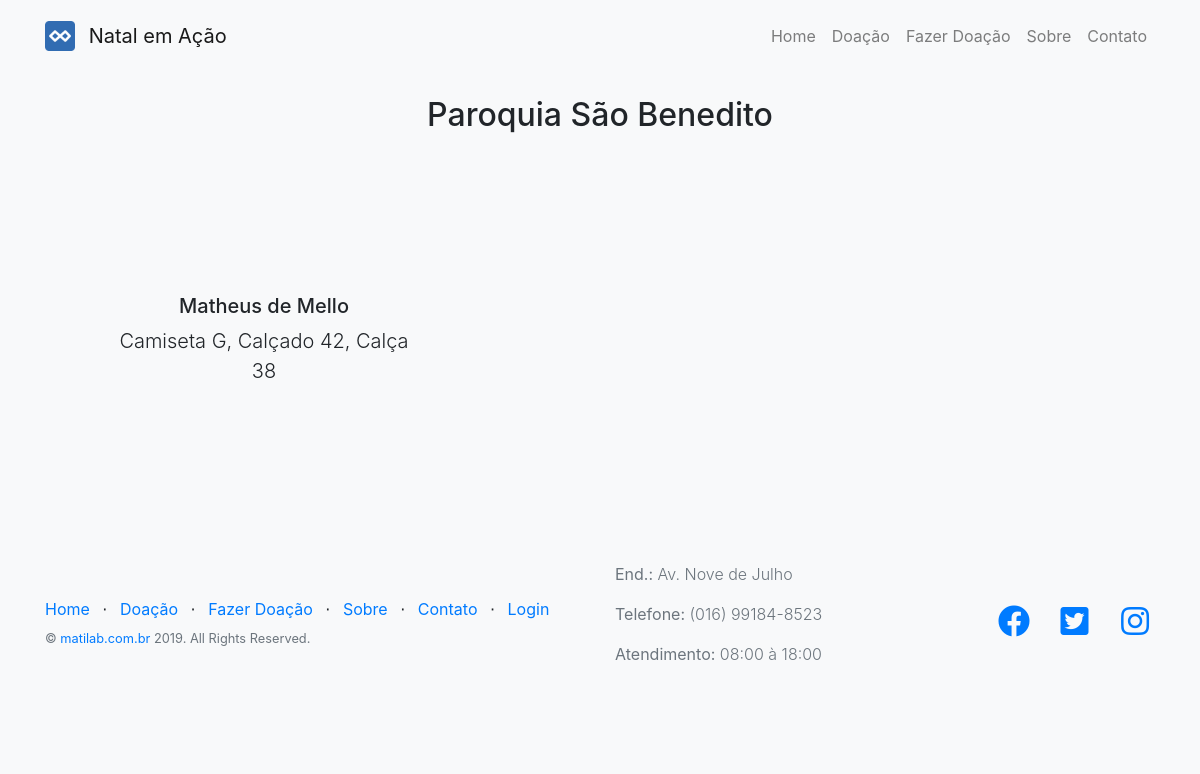
The app's page /doacao/doar with its own data.
### tables this page shows
CREATE TABLE `tbl_pagina` (
  `id_pagina` int(11) NOT NULL AUTO_INCREMENT,
  `pagina` varchar(150) NOT NULL,
  `url` varchar(150) NOT NULL,
  `principal` enum('Não','Sim') NOT NULL DEFAULT 'Não',
  `configuracao` enum('Não','Sim') NOT NULL DEFAULT 'Não',
  `ativo` enum('Ativo','Desativado') NOT NULL DEFAULT 'Ativo',
  `ordem` int(3) NOT NULL,
  PRIMARY KEY (`id_pagina`)
);

CREATE TABLE `tbl_entidade` (
  `id_entidade` int(11) NOT NULL AUTO_INCREMENT,
  `nome_entidade` varchar(150) NOT NULL,
  `nome_fantasia` varchar(250) NOT NULL,
  `endereco` varchar(250) NOT NULL,
  `numero` varchar(10) NOT NULL,
  `telefone` varchar(12) NOT NULL,
  `complemento` varchar(100) DEFAULT NULL,
  `ativo` enum('Ativo','Desativado') NOT NULL DEFAULT 'Ativo',
  PRIMARY KEY (`id_entidade`)
);

CREATE TABLE `tbl_movimento` (
  `id_movimento` int(11) NOT NULL AUTO_INCREMENT,
  `id_entidade` int(11) NOT NULL,
  `id_beneficiado` int(11) NOT NULL,
  `dt_periodo` date NOT NULL,
  PRIMARY KEY (`id_movimento`),
  KEY `fk_mov_entidade` (`id_entidade`),
  KEY `fk_mov_benef` (`id_beneficiado`),
  CONSTRAINT `fk_mov_benef` FOREIGN KEY (`id_beneficiado`) REFERENCES `tbl_beneficiado` (`id_beneficiado`),
  CONSTRAINT `fk_mov_entidade` FOREIGN KEY (`id_entidade`) REFERENCES `tbl_entidade` (`id_entidade`)
);

CREATE TABLE `tbl_beneficiado` (
  `id_beneficiado` int(11) NOT NULL AUTO_INCREMENT,
  `id_entidade` int(11) NOT NULL,
  `nome_benef` varchar(250) NOT NULL,
  `nr_rg_cpf` varchar(14) NOT NULL,
  `endereco` varchar(250) NOT NULL,
  `numero` varchar(10) NOT NULL,
  `telefone` varchar(12) NOT NULL,
  `complemento` varchar(100) DEFAULT NULL,
  `ativo` enum('Ativo','Desativado') NOT NULL DEFAULT 'Ativo',
  `caracteristicas` varchar(150) NOT NULL,
  PRIMARY KEY (`id_beneficiado`),
  KEY `fk_entidade_benef` (`id_entidade`),
  CONSTRAINT `fk_entidade_benef` FOREIGN KEY (`id_entidade`) REFERENCES `tbl_entidade` (`id_entidade`)
);

### application/libraries/Template.php (called while the page is built, shortened)
<?php
class Template {
	protected $CI;
	protected $data = [];
  public function __construct()
  {
    $this->CI =& get_instance();
    $this->data['arrCss'] = [];
  }
  public function show($view, $vars = array(), $return = FALSE)
  {
    $this->CI->load->model('Configuracao_model', 'cfg');
    $this->data['head'] = $this->CI->cfg->getPaginaConfig('cabecalho');
    $this->data['foot'] = $this->CI->cfg->getPaginaConfig('rodape');
    $this->data['pages'] = $this->CI->cfg->getPaginas();
    $this->data = array_merge($this->data, $vars);
    $this->CI->load->view('pagina/comuns/header', $this->data);
    $this->CI->load->view($view, $this->data, $return);
    $this->CI->load->view('pagina/comuns/footer', $this->data);
  }
  private function setJS(){
    $this->data['arrJS'] = [];
    array_push($this->data['arrJS'], base_url_webapp("js/componentes/bootstrap/jquery.min.js"));
    array_push($this->data['arrJS'], base_url_webapp("js/componentes/bootstrap/bootstrap.bundle.min.js"));
    array_push($this->data['arrJS'], base_url_webapp("js/componentes/bootstrap/bootstrap.min.js"));
  }
  public function addCssWebapp($css){
    array_push($this->data['arrCss'], base_url_webapp("$css"));
  }
}

### application/controllers/Welcome.php (called while the page is built, shortened)
<?php
class Welcome extends MY_Controller {
	public function index($slug = 'home')
	{
    	$this->data['slug'] = $slug;
		if (method_exists($this, $slug))
			$this->$slug();
		else
			show_404();
	}
	private function doar(){
		$this->template->addCssWebapp('css/style/main-page.css');
		$this->data['doar'] = $this->projetos->getPaginaCampos('doar');
		$this->data['movimentos'] = $this->projetos->getMovimentos();
		$this->template->show('pagina/doar', $this->data);
	}
}

### index.php (called while the page is built, shortened)
<?php
require_once BASEPATH.'core/CodeIgniter.php';

### application/helpers/funcoes_helper.php (called while the page is built, shortened)
<?php if ( ! defined('BASEPATH')) exit('No direct script access allowed');
function base_url_webapp($uri = '', $protocol = NULL) {
	$CI =& get_instance();
	$uri = 'assets/webapp/' . $uri;
	return $CI->config->base_url($uri, $protocol);
}
function nome_projeto(){
  return "Natal em Ação";
}
function is_set($array, $param){
  return isset($array[$param]) ? $array[$param] : "";
}

### application/models/Configuracao_model.php (called while the page is built, shortened)
<?php
class Configuracao_model extends CI_Model {
  public function getPaginas() {
    return $this->db->order_by('ordem')->get_where('tbl_pagina', ['ativo' => 'Ativo', 'configuracao' => 'Não'])->result();
  }
}

### application/models/Projetos_model.php (called while the page is built, shortened)
<?php
class Projetos_model extends CI_Model {
  public function getEntidades(){
    return $this->db->get_where('tbl_entidade',['ativo' => 'Ativo'])->result();
  }
  public function getBeneficiado($id){
    return $this->db->get_where('tbl_beneficiado',['ativo' => 'Ativo', 'id_beneficiado' => $id])->row();
  }
  public function getMovimentos(){
    $entidades = $this->getEntidades();
    foreach ($entidades as $key1 => $entidade) {
      $movs = $this->db->get_where('tbl_movimento', ['id_entidade' => $entidade->id_entidade])->result();
      foreach ($movs as $key => $mov) {
        $movs[$key]->benefeciado = $this->getBeneficiado($mov->id_beneficiado);
      }
      $entidades[$key1]->beneficiados = $movs;
    }
    return $entidades;
  }
}

### application/views/pagina/doar.php (the view, shortened to what this page needs)
<?php foreach ($movimentos as $mov) : ?>
  <section class="features-icons text-center p-5 m-5" id="doacao">
    <div class="container">
      <h2 class="mb-5"><?= $mov->nome_fantasia ?></h2>
      <div class="row">
      	<?php foreach ($mov->beneficiados as $benef) : ?>
        <div class="col-lg-4">
          <div class="features-icons-item mx-auto mb-5 mb-lg-0 mb-lg-3">
            <div class="features-icons-icon d-flex">
            </div>
            <h5><?= $benef->benefeciado->nome_benef ?></h5>
            <p class="lead mb-0"><?= $benef->benefeciado->caracteristicas ?></p>
          </div>
        </div>
    	<?php endforeach; ?>
      </div>
    </div>
  </section>
<?php endforeach; ?>

### application/views/pagina/comuns/header.php (shortened to what this page needs)
<!DOCTYPE html>
<html lang="en">
  <head>
    <link href="<?= base_url_webapp("css/components/fontawesome-free/all.min.css") ?>" rel="stylesheet">
    <link href="<?= base_url_webapp("css/components/simple-line-icons/css/simple-line-icons.css") ?>" rel="stylesheet" type="text/css">
    <link rel="stylesheet" href="<?= base_url_webapp("css/master.css") ?>">
    <?php if(isset($arrCss)) foreach($arrCss as $css): ?>
    <link rel="stylesheet" href="<?= $css ?>">
    <?php endforeach; ?>
  </head>
  <body class="bg-light">
	<nav class="navbar navbar-expand-lg fixed-top navbar-light bg-light py-3">
    <div class="container">
      <a class="navbar-brand" href="<?= base_url() ?>">
        <img src="<?= base_url("assets/images/apple-touch-icon.png") ?>" width="30" height="30" class="d-inline-block align-top mr-2" alt="">
        <?= nome_projeto() ?>
      </a>
      <div class="collapse navbar-collapse" id="navbarNav">
        <ul class="navbar-nav ml-auto">
          <?php foreach($pages as $page): ?>
          <li class="nav-item">
            <a class="nav-link" href="<?= base_url($page->url) ?>"><?= $page->pagina ?></a>
          </li>
          <?php endforeach; ?>
        </ul>
      </div>
    </div>
	</nav>

### application/views/pagina/comuns/footer.php (shortened to what this page needs)
<?php if (isset($foot)) : ?>
  <footer class="footer mt-auto bg-light" id="contato">
    <div class="container">
      <div class="row">
        <div class="col-lg-6 h-100 text-center text-lg-left my-auto">
          <ul class="list-inline mb-2">
            <?php foreach($pages as $page): ?>
            <li class="list-inline-item">
              <a href="<?= base_url($page->url) ?>"><?= $page->pagina ?></a>
            </li>
            <li class="list-inline-item">&sdot;</li>
            <?php endforeach; ?>
            <li class="list-inline-item">
              <a href="<?= base_url("accounts/login") ?>">Login</a>
            </li>
          </ul>
          <p class="text-muted small mb-4 mb-lg-0">&copy; <a href="http://www.matilab.com.br" target="_blank">matilab.com.br</a> 2019. All Rights Reserved.</p>
        </div>
        <div class="col-lg-3 h-100 text-center text-lg-left my-auto">
          <?php if (is_set($foot, 'endereco') !== ''): ?>
          <p class="text-muted font-weight-light"><b>End.:</b> <?= is_set($foot, 'endereco') ?></p>
          <?php endif; ?>
          <?php if (is_set($foot, 'telefone') !== ''): ?>
          <p class="text-muted font-weight-light"><b>Telefone:</b> <?= is_set($foot, 'telefone') ?></p>
          <?php endif; ?>
          <?php if (is_set($foot, 'horario') !== ''): ?>
          <p class="text-muted font-weight-light"><b>Atendimento:</b> <?= is_set($foot, 'horario') ?></p>
          <?php endif; ?>
        </div>
        <div class="col-lg-3 h-100 text-center text-lg-right my-auto">
          <ul class="list-inline mb-0">
            <?php if (is_set($foot, 'facebook') !== ''): ?>
            <li class="list-inline-item mr-3">
              <a href="<?= is_set($foot, 'facebook') ?>">
                <i class="fab fa-facebook fa-2x fa-fw"></i>
              </a>
            </li>
            <?php endif; ?>
            <?php if (is_set($foot, 'twitter') !== ''): ?>
            <li class="list-inline-item mr-3">
              <a href="<?= is_set($foot, 'twitter') ?>">
                <i class="fab fa-twitter-square fa-2x fa-fw"></i>
              </a>
            </li>
            <?php endif; ?>
            <?php if (is_set($foot, 'instagram') !== ''): ?>
            <li class="list-inline-item">
              <a href="<?= is_set($foot, 'instagram') ?>">
                <i class="fab fa-instagram fa-2x fa-fw"></i>
              </a>
            </li>
            <?php endif; ?>
          </ul>
        </div>
      </div>
    </div>
  </footer>
<?php endif; ?>
  </body>
</html>

### assets/webapp/css/style/main-page.css (style rules this page uses)
.features-icons { padding-top: 7rem; padding-bottom: 7rem; }
.features-icons .features-icons-item { max-width: 20rem; }
.features-icons .features-icons-item .features-icons-icon { height: 7rem; }
footer.footer { padding-top: 4rem; padding-bottom: 4rem; }

### records on screen
tbl_pagina: pagina "Home"
tbl_pagina: pagina "Doação"
tbl_pagina: pagina "Fazer Doação"
tbl_pagina: pagina "Sobre"
tbl_pagina: pagina "Contato"
tbl_entidade: nome_fantasia "Paroquia São Benedito"
tbl_movimento: id_beneficiado.nome_benef "Matheus de Mello", id_beneficiado.caracteristicas "Camiseta G, Calçado 42, Calça 38"

### other values on screen
nome_projeto() "Natal em Ação"
is_set($foot, 'endereco') "Av. Nove de Julho"
is_set($foot, 'telefone') "(016) 99184-8523"
is_set($foot, 'horario') "08:00 à 18:00"
